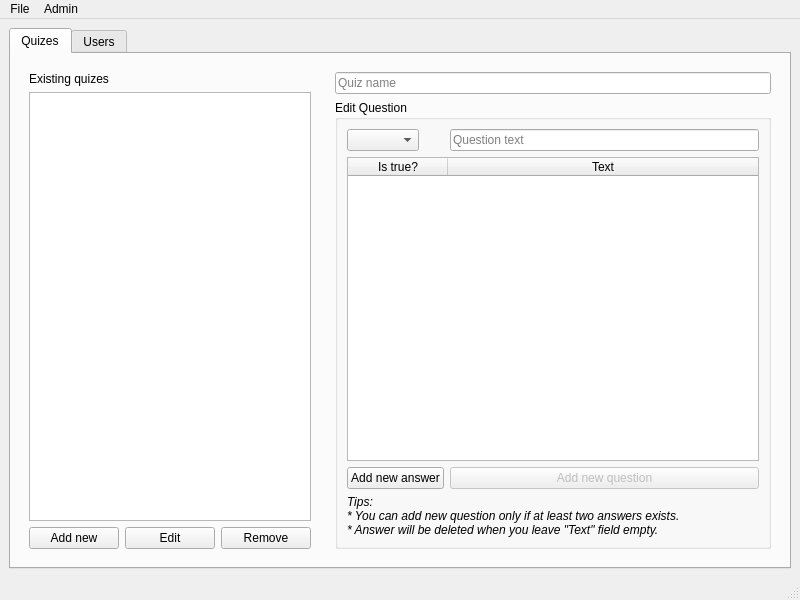
<?xml version="1.0" encoding="UTF-8"?>
<ui version="4.0">
 <class>MainWindow</class>
 <widget class="QMainWindow" name="MainWindow">
  <property name="geometry">
   <rect>
    <x>0</x>
    <y>0</y>
    <width>800</width>
    <height>600</height>
   </rect>
  </property>
  <property name="sizePolicy">
   <sizepolicy hsizetype="Preferred" vsizetype="Preferred">
    <horstretch>0</horstretch>
    <verstretch>0</verstretch>
   </sizepolicy>
  </property>
  <property name="minimumSize">
   <size>
    <width>640</width>
    <height>400</height>
   </size>
  </property>
  <property name="windowTitle">
   <string>MainWindow</string>
  </property>
  <widget class="QWidget" name="EditWindow">
   <property name="sizePolicy">
    <sizepolicy hsizetype="Expanding" vsizetype="Expanding">
     <horstretch>0</horstretch>
     <verstretch>0</verstretch>
    </sizepolicy>
   </property>
   <property name="baseSize">
    <size>
     <width>0</width>
     <height>0</height>
    </size>
   </property>
   <layout class="QGridLayout" name="gridLayout_2">
    <item row="0" column="1">
     <widget class="QTabWidget" name="Mode">
      <property name="sizePolicy">
       <sizepolicy hsizetype="Expanding" vsizetype="Expanding">
        <horstretch>0</horstretch>
        <verstretch>0</verstretch>
       </sizepolicy>
      </property>
      <property name="maximumSize">
       <size>
        <width>16777215</width>
        <height>16777215</height>
       </size>
      </property>
      <property name="currentIndex">
       <number>0</number>
      </property>
      <widget class="QWidget" name="Quizes">
       <property name="sizePolicy">
        <sizepolicy hsizetype="Expanding" vsizetype="Expanding">
         <horstretch>1</horstretch>
         <verstretch>0</verstretch>
        </sizepolicy>
       </property>
       <property name="minimumSize">
        <size>
         <width>10</width>
         <height>10</height>
        </size>
       </property>
       <attribute name="title">
        <string>Quizes</string>
       </attribute>
       <layout class="QFormLayout" name="formLayout">
        <property name="fieldGrowthPolicy">
         <enum>QFormLayout::AllNonFixedFieldsGrow</enum>
        </property>
        <item row="0" column="0">
         <widget class="QWidget" name="QuizSelectWidget" native="true">
          <property name="sizePolicy">
           <sizepolicy hsizetype="Maximum" vsizetype="Expanding">
            <horstretch>0</horstretch>
            <verstretch>1</verstretch>
           </sizepolicy>
          </property>
          <property name="minimumSize">
           <size>
            <width>300</width>
            <height>300</height>
           </size>
          </property>
          <property name="maximumSize">
           <size>
            <width>300</width>
            <height>16777215</height>
           </size>
          </property>
          <layout class="QGridLayout" name="gridLayout_3">
           <item row="2" column="2">
            <widget class="QPushButton" name="DeleteSelectedQuiz">
             <property name="text">
              <string>Remove</string>
             </property>
            </widget>
           </item>
           <item row="2" column="0">
            <widget class="QPushButton" name="AddNewQuiz">
             <property name="text">
              <string>Add new</string>
             </property>
            </widget>
           </item>
           <item row="2" column="1">
            <widget class="QPushButton" name="EditSelectedQuiz">
             <property name="text">
              <string>Edit</string>
             </property>
            </widget>
           </item>
           <item row="0" column="0">
            <widget class="QLabel" name="ExistingQuizes">
             <property name="text">
              <string>Existing quizes</string>
             </property>
            </widget>
           </item>
           <item row="1" column="0" colspan="3">
            <widget class="QListWidget" name="QuizesList">
             <property name="enabled">
              <bool>true</bool>
             </property>
            </widget>
           </item>
          </layout>
          <zorder>QuizesList</zorder>
          <zorder>DeleteSelectedQuiz</zorder>
          <zorder>AddNewQuiz</zorder>
          <zorder>EditSelectedQuiz</zorder>
          <zorder>ExistingQuizes</zorder>
         </widget>
        </item>
        <item row="0" column="1">
         <widget class="QWidget" name="QuizEditWidget" native="true">
          <property name="sizePolicy">
           <sizepolicy hsizetype="Expanding" vsizetype="Expanding">
            <horstretch>1</horstretch>
            <verstretch>1</verstretch>
           </sizepolicy>
          </property>
          <property name="minimumSize">
           <size>
            <width>300</width>
            <height>300</height>
           </size>
          </property>
          <layout class="QVBoxLayout" name="verticalLayout">
           <item>
            <widget class="QLineEdit" name="QuizNameBox">
             <property name="placeholderText">
              <string>Quiz name</string>
             </property>
            </widget>
           </item>
           <item>
            <widget class="QGroupBox" name="QuestionBox">
             <property name="sizePolicy">
              <sizepolicy hsizetype="Preferred" vsizetype="Expanding">
               <horstretch>0</horstretch>
               <verstretch>1</verstretch>
              </sizepolicy>
             </property>
             <property name="title">
              <string>Edit Question</string>
             </property>
             <layout class="QFormLayout" name="formLayout_2">
              <property name="fieldGrowthPolicy">
               <enum>QFormLayout::AllNonFixedFieldsGrow</enum>
              </property>
              <item row="1" column="0">
               <widget class="QComboBox" name="SelectQuestionBox">
                <property name="sizePolicy">
                 <sizepolicy hsizetype="Preferred" vsizetype="Fixed">
                  <horstretch>1</horstretch>
                  <verstretch>0</verstretch>
                 </sizepolicy>
                </property>
                <property name="insertPolicy">
                 <enum>QComboBox::InsertAtBottom</enum>
                </property>
               </widget>
              </item>
              <item row="1" column="1">
               <widget class="QLineEdit" name="QuestionEdit">
                <property name="enabled">
                 <bool>true</bool>
                </property>
                <property name="placeholderText">
                 <string>Question text</string>
                </property>
               </widget>
              </item>
              <item row="2" column="0" colspan="2">
               <widget class="QTableWidget" name="AnswersTable">
                <property name="sizePolicy">
                 <sizepolicy hsizetype="Expanding" vsizetype="Expanding">
                  <horstretch>0</horstretch>
                  <verstretch>1</verstretch>
                 </sizepolicy>
                </property>
                <property name="editTriggers">
                 <set>QAbstractItemView::AllEditTriggers</set>
                </property>
                <property name="alternatingRowColors">
                 <bool>true</bool>
                </property>
                <property name="selectionMode">
                 <enum>QAbstractItemView::SingleSelection</enum>
                </property>
                <property name="selectionBehavior">
                 <enum>QAbstractItemView::SelectRows</enum>
                </property>
                <attribute name="horizontalHeaderStretchLastSection">
                 <bool>true</bool>
                </attribute>
                <column>
                 <property name="text">
                  <string>Is true?</string>
                 </property>
                 <property name="textAlignment">
                  <set>AlignHCenter|AlignVCenter|AlignCenter</set>
                 </property>
                </column>
                <column>
                 <property name="text">
                  <string>Text</string>
                 </property>
                </column>
               </widget>
              </item>
              <item row="3" column="0">
               <widget class="QPushButton" name="AddAnswerButton">
                <property name="text">
                 <string>Add new answer</string>
                </property>
               </widget>
              </item>
              <item row="3" column="1">
               <widget class="QPushButton" name="AddNewQuestionButton">
                <property name="enabled">
                 <bool>false</bool>
                </property>
                <property name="sizePolicy">
                 <sizepolicy hsizetype="Expanding" vsizetype="Fixed">
                  <horstretch>0</horstretch>
                  <verstretch>0</verstretch>
                 </sizepolicy>
                </property>
                <property name="text">
                 <string>Add new question</string>
                </property>
               </widget>
              </item>
              <item row="4" column="0" colspan="2">
               <widget class="QLabel" name="TipLabel">
                <property name="sizePolicy">
                 <sizepolicy hsizetype="Preferred" vsizetype="Preferred">
                  <horstretch>0</horstretch>
                  <verstretch>0</verstretch>
                 </sizepolicy>
                </property>
                <property name="font">
                 <font>
                  <italic>true</italic>
                 </font>
                </property>
                <property name="text">
                 <string>Tips:
* You can add new question only if at least two answers exists.
* Answer will be deleted when you leave &quot;Text&quot; field empty.</string>
                </property>
                <property name="wordWrap">
                 <bool>true</bool>
                </property>
               </widget>
              </item>
             </layout>
            </widget>
           </item>
          </layout>
         </widget>
        </item>
       </layout>
      </widget>
      <widget class="QWidget" name="Users">
       <attribute name="title">
        <string>Users</string>
       </attribute>
       <layout class="QFormLayout" name="formLayout_6">
        <property name="fieldGrowthPolicy">
         <enum>QFormLayout::AllNonFixedFieldsGrow</enum>
        </property>
        <item row="0" column="0">
         <widget class="QWidget" name="SelectUserWidget" native="true">
          <property name="sizePolicy">
           <sizepolicy hsizetype="Maximum" vsizetype="Expanding">
            <horstretch>1</horstretch>
            <verstretch>1</verstretch>
           </sizepolicy>
          </property>
          <property name="minimumSize">
           <size>
            <width>10</width>
            <height>10</height>
           </size>
          </property>
          <property name="maximumSize">
           <size>
            <width>300</width>
            <height>16777215</height>
           </size>
          </property>
          <layout class="QGridLayout" name="gridLayout">
           <item row="0" column="1" colspan="2">
            <widget class="QTreeWidget" name="UsersTree">
             <attribute name="headerVisible">
              <bool>false</bool>
             </attribute>
             <column>
              <property name="text">
               <string notr="true">1</string>
              </property>
             </column>
            </widget>
           </item>
           <item row="1" column="1">
            <widget class="QPushButton" name="AddUserButton">
             <property name="text">
              <string>Add new user</string>
             </property>
            </widget>
           </item>
          </layout>
         </widget>
        </item>
        <item row="0" column="1">
         <widget class="QWidget" name="UserDataWidget" native="true">
          <layout class="QFormLayout" name="formLayout_7">
           <property name="fieldGrowthPolicy">
            <enum>QFormLayout::AllNonFixedFieldsGrow</enum>
           </property>
           <item row="0" column="0">
            <widget class="QLabel" name="UserNameLabel">
             <property name="text">
              <string>User Name</string>
             </property>
            </widget>
           </item>
           <item row="0" column="1">
            <widget class="QLineEdit" name="UserNameBox"/>
           </item>
           <item row="2" column="0">
            <widget class="QLabel" name="UserRoleLabel">
             <property name="text">
              <string>User Role</string>
             </property>
            </widget>
           </item>
           <item row="2" column="1">
            <widget class="QWidget" name="UserRoleWidget" native="true">
             <property name="minimumSize">
              <size>
               <width>10</width>
               <height>10</height>
              </size>
             </property>
             <layout class="QGridLayout" name="gridLayout_5">
              <item row="0" column="0">
               <widget class="QComboBox" name="UserRoleBox"/>
              </item>
              <item row="0" column="1">
               <widget class="QPushButton" name="UserRoleButton">
                <property name="sizePolicy">
                 <sizepolicy hsizetype="Maximum" vsizetype="Fixed">
                  <horstretch>0</horstretch>
                  <verstretch>0</verstretch>
                 </sizepolicy>
                </property>
                <property name="maximumSize">
                 <size>
                  <width>100</width>
                  <height>16777215</height>
                 </size>
                </property>
                <property name="text">
                 <string>Save user</string>
                </property>
               </widget>
              </item>
             </layout>
            </widget>
           </item>
           <item row="3" column="0" colspan="2">
            <widget class="QGroupBox" name="SolvedQuizesBox">
             <property name="sizePolicy">
              <sizepolicy hsizetype="Preferred" vsizetype="Preferred">
               <horstretch>0</horstretch>
               <verstretch>1</verstretch>
              </sizepolicy>
             </property>
             <property name="title">
              <string>Solved Quizes</string>
             </property>
             <layout class="QHBoxLayout" name="horizontalLayout_2">
              <item>
               <widget class="QTableWidget" name="SolvedQuizesList">
                <property name="sizePolicy">
                 <sizepolicy hsizetype="Expanding" vsizetype="Expanding">
                  <horstretch>0</horstretch>
                  <verstretch>1</verstretch>
                 </sizepolicy>
                </property>
                <property name="editTriggers">
                 <set>QAbstractItemView::NoEditTriggers</set>
                </property>
                <property name="sortingEnabled">
                 <bool>true</bool>
                </property>
                <attribute name="horizontalHeaderDefaultSectionSize">
                 <number>300</number>
                </attribute>
                <attribute name="horizontalHeaderShowSortIndicator" stdset="0">
                 <bool>true</bool>
                </attribute>
                <attribute name="horizontalHeaderStretchLastSection">
                 <bool>true</bool>
                </attribute>
                <column>
                 <property name="text">
                  <string>Quiz text</string>
                 </property>
                </column>
                <column>
                 <property name="text">
                  <string>Points gained</string>
                 </property>
                </column>
               </widget>
              </item>
             </layout>
            </widget>
           </item>
           <item row="4" column="1">
            <widget class="QPushButton" name="ClearStatusButton">
             <property name="text">
              <string>Clear statistics</string>
             </property>
            </widget>
           </item>
           <item row="1" column="0">
            <widget class="QLabel" name="UserPasswordLabel">
             <property name="text">
              <string>Password</string>
             </property>
            </widget>
           </item>
           <item row="1" column="1">
            <widget class="QLineEdit" name="UserPasswordBox">
             <property name="echoMode">
              <enum>QLineEdit::Password</enum>
             </property>
            </widget>
           </item>
           <item row="4" column="0">
            <widget class="QPushButton" name="DeleteUserButton">
             <property name="text">
              <string>Delete User</string>
             </property>
            </widget>
           </item>
          </layout>
         </widget>
        </item>
       </layout>
      </widget>
     </widget>
    </item>
   </layout>
  </widget>
  <widget class="QMenuBar" name="menubar">
   <property name="geometry">
    <rect>
     <x>0</x>
     <y>0</y>
     <width>800</width>
     <height>25</height>
    </rect>
   </property>
   <widget class="QMenu" name="menuFile">
    <property name="title">
     <string>File</string>
    </property>
    <addaction name="actionLoad_database"/>
    <addaction name="actionSave_database"/>
    <addaction name="separator"/>
    <addaction name="actionQuit"/>
   </widget>
   <widget class="QMenu" name="menuAdmin">
    <property name="title">
     <string>Admin</string>
    </property>
    <addaction name="actionLog_out"/>
   </widget>
   <addaction name="menuFile"/>
   <addaction name="menuAdmin"/>
  </widget>
  <widget class="QStatusBar" name="statusbar"/>
  <action name="actionQuit">
   <property name="text">
    <string>Quit</string>
   </property>
  </action>
  <action name="actionSave_database">
   <property name="text">
    <string>Save database</string>
   </property>
  </action>
  <action name="actionLoad_database">
   <property name="text">
    <string>Load database</string>
   </property>
  </action>
  <action name="actionLog_out">
   <property name="text">
    <string>Log out</string>
   </property>
  </action>
 </widget>
 <resources/>
 <connections/>
</ui>
